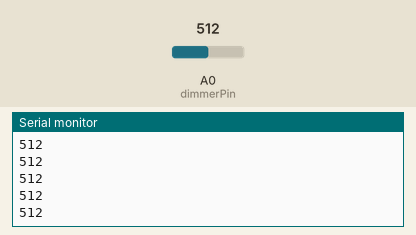
This sketch was run on a simulated Arduino Uno, built with avr-gcc and run on an emulated ATmega328P. On the bench: the last lines printed to the serial monitor. The test bench sets the inputs (shaded band); at power-on: A0 (dimmerPin) = 512.

Above: at 1.2 s.
1.3 s: A0 (dimmerPin) set to 716
At 2.1 s:
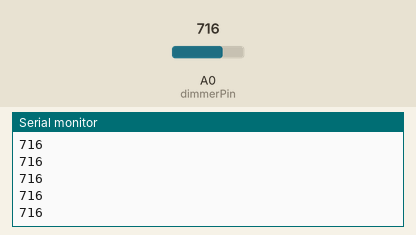
2.8 s: A0 (dimmerPin) set to 900
At 3.5 s:
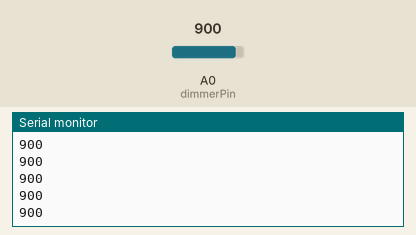
Timing chart, 0 to 5.8 s (numbered marks = the images above; inputs shaded):
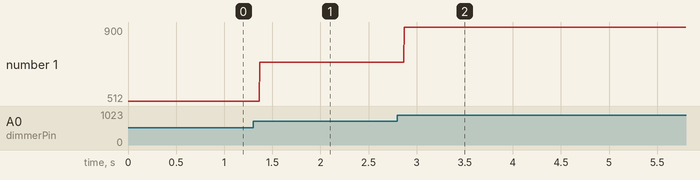

Measured:
- after the input at 1.3 s, the serial monitor: prints a new line after 0.07 s (image 1)
- after the input at 2.8 s, the serial monitor: prints a new line after 0.07 s (image 2)
- plotted number 1: 512 → 716 after the input at 1.3 s, 716 → 900 after the input at 2.8 s

The sketch:

dimmervalue.ino
```cpp
int dimmerPin=A0;
int dimmerVal=0;

void setup() {
  // put your setup code here, to run once:

  pinMode(dimmerPin, INPUT);
  Serial.begin(9600);

}

void loop() {
  // put your main code here, to run repeatedly:
dimmerVal=analogRead(dimmerPin);
Serial.println(dimmerVal);

}
```
